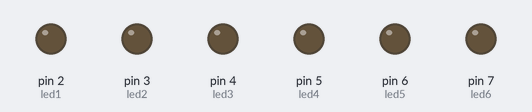
Bench run of a sketch on a simulated Arduino Uno, built with avr-gcc and run on an emulated ATmega328P. On the bench: output pins drawn as LEDs (lit = HIGH).

Above: at 0.21 s.
At 1.35 s:
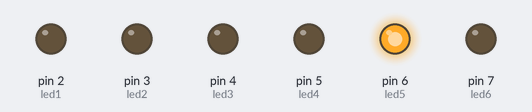
At 2.57 s:
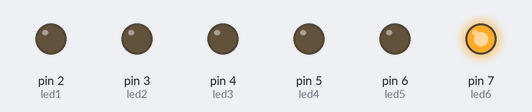
Timing chart, 0 to 3.0 s (numbered marks = the images above):
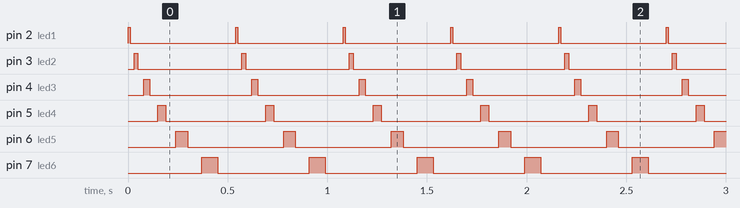

Measured:
- by itself, pin 2 (led1): alternates HIGH for 0.01 s and LOW for 0.53 s
- by itself, pin 3 (led2): alternates HIGH for 0.02 s and LOW for 0.52 s
- by itself, pin 4 (led3): alternates HIGH for 0.03 s and LOW for 0.51 s
- by itself, pin 5 (led4): alternates HIGH for 0.04 s and LOW for 0.50 s
- by itself, pin 6 (led5): alternates HIGH for 0.06 s and LOW for 0.48 s
- by itself, pin 7 (led6): alternates HIGH for 0.08 s and LOW for 0.46 s

The sketch:

daring_lahdi_blad1.ino
```cpp
int led1=2;
int led2=3;
int led3=4;
int led4=5;
int led5=6;
int led6=7;

void setup()
{
  pinMode(led1, OUTPUT);
  pinMode(led2, OUTPUT);
  pinMode(led3, OUTPUT);
  pinMode(led4, OUTPUT);
  pinMode(led5, OUTPUT);
  pinMode(led6, OUTPUT);

}

void loop()
{
  digitalWrite(led1, HIGH);
  delay(10);
  digitalWrite(led1, LOW);
  delay(20);
  digitalWrite(led2, HIGH);
  delay(20);
  digitalWrite(led2, LOW);
  delay(30);
  digitalWrite(led3, HIGH);
  delay(30);
  digitalWrite(led3, LOW);
  delay(40);
  digitalWrite(led4, HIGH);
  delay(40);
  digitalWrite(led4, LOW);
  delay(50);
  digitalWrite(led5, HIGH);
  delay(60);
  digitalWrite(led5, LOW);
  delay(70);
  digitalWrite(led6, HIGH);
  delay(80);
  digitalWrite(led6, LOW);
  delay(90);
}
```
